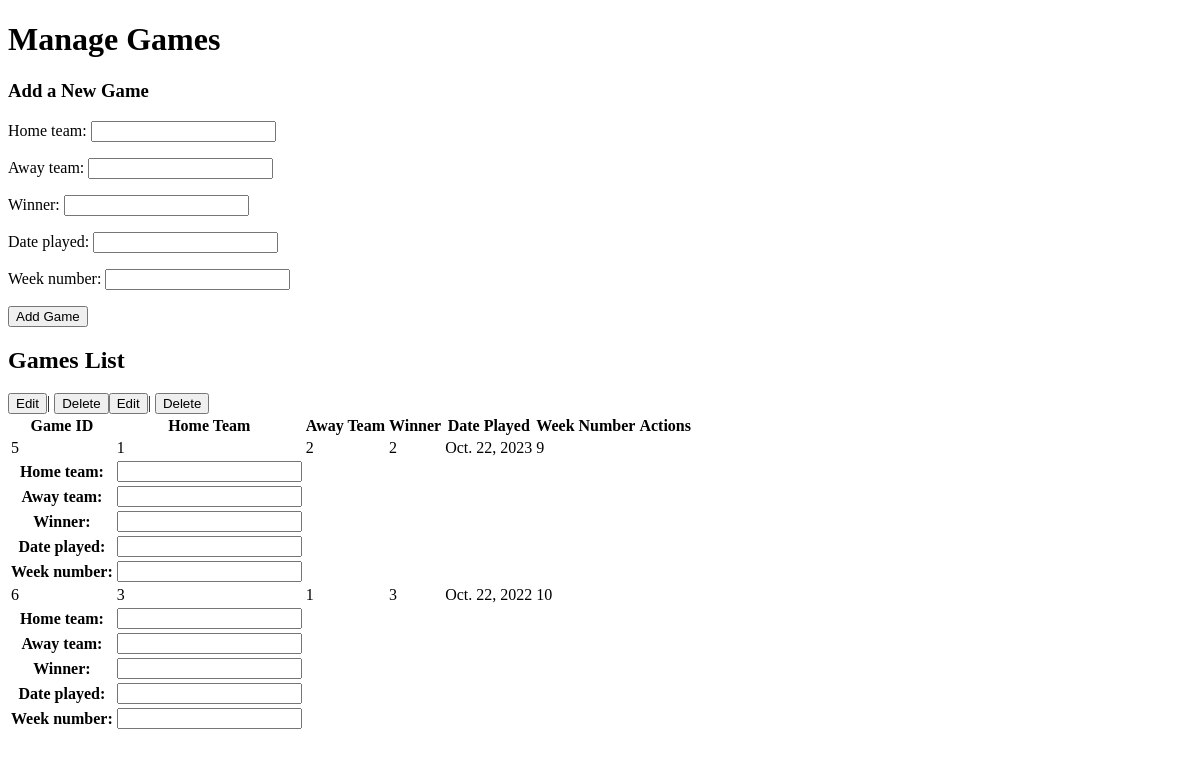
Before: /seasontracker/games_interface/ with the older database file.
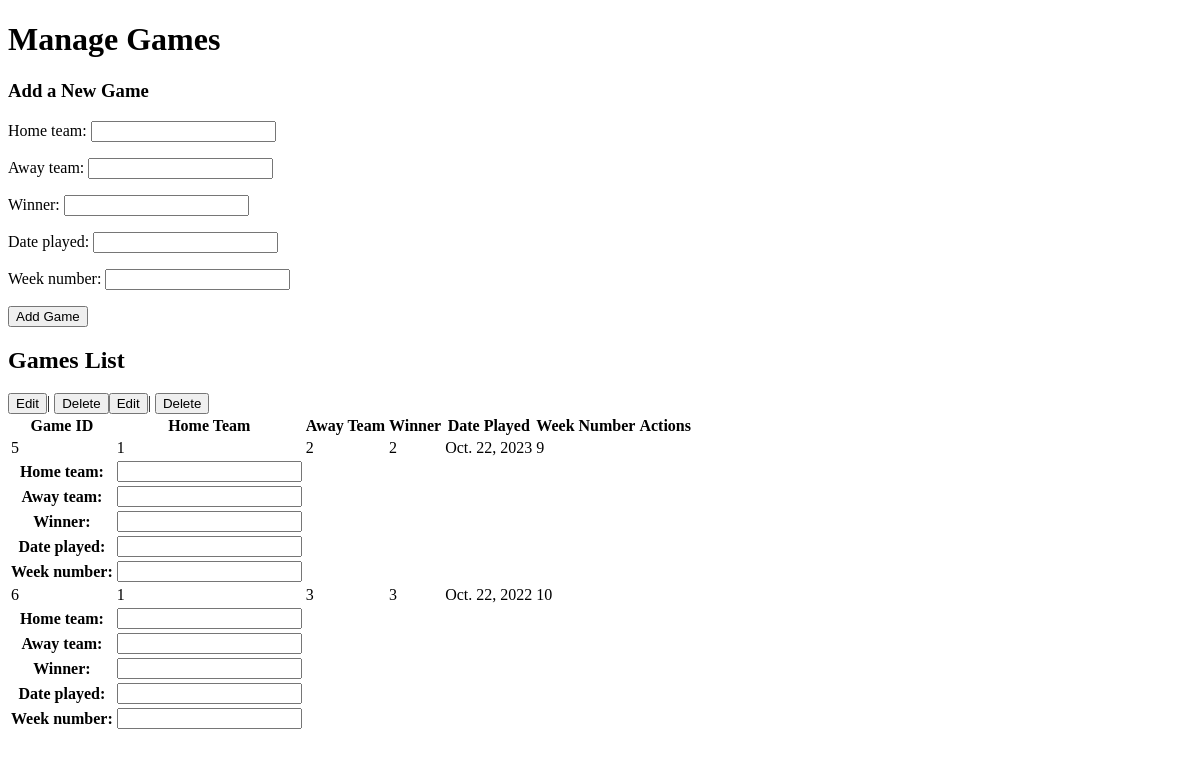
After: the same page with the newer database file.
### nflseason/models.py (models this page shows)
class Games(models.Model):
    game_id = models.AutoField(primary_key=True)
    home_team = models.IntegerField()
    away_team = models.IntegerField()
    winner = models.IntegerField()
    date_played = models.DateField()
    week_number = models.IntegerField()

### nflseason/views.py (the view, shortened to what this page needs)
# urls.py: path('games_interface/', views.games_interface, name='games_interface'),
def games_interface(request):
    form = GamesForm()
    games = Games.objects.all()
    return render(request, 'games_interface.html', {'form': form, 'games': games})

### nflseason/forms.py
class GamesForm(forms.ModelForm):
    class Meta:
        model = Games
        fields = '__all__'

### nflseason/templates/games_interface.html (shortened to what this page needs)
<!DOCTYPE html>
<html>
<head>
</head>
<body>
    <h1>Manage Games</h1>
    <h3>Add a New Game</h3>
    <form method="post">
        {{ form.as_p }}
        <input type="submit" value="Add Game">
    </form>
    <h2>Games List</h2>
    <table>
        <tr>
            <th>Game ID</th>
            <th>Home Team</th>
            <th>Away Team</th>
            <th>Winner</th>
            <th>Date Played</th>
            <th>Week Number</th>
            <th>Actions</th>
        </tr>
        {% for game in games %}
            <tr>
                <td>{{ game.game_id }}</td>
                <td>{{ game.home_team }}</td>
                <td>{{ game.away_team }}</td>
                <td>{{ game.winner }}</td>
                <td>{{ game.date_played }}</td>
                <td>{{ game.week_number }}</td>
                <td>
                    <form method="post" class="edit-game-form">
                        {{ form.as_table }}
                        <input type="submit" value="Edit">
                    </form> |
                    <form method="post" action="{% url 'delete_game' game.game_id %}">
                        <input type="submit" value="Delete">
                    </form>
                </td>
            </tr>
        {% endfor %}
    </table>
</body>
</html>

Changed rows visible on the page:
changed Games "Oct. 22, 2022": home_team "3" → "1"; away_team "1" → "3"
